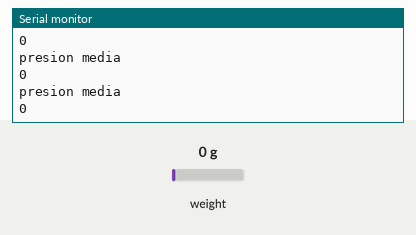
Recording of a sketch running on a simulated Arduino Uno, built with avr-gcc and run on an emulated ATmega328P. Shown: the last lines printed to the serial monitor. The inputs (shaded band) are chosen by the test bench; at power-on: weight on the scale 0 g.

Above: at 1.5 s.
1.6 s: weight on the scale set to 100 g
At 2.4 s:
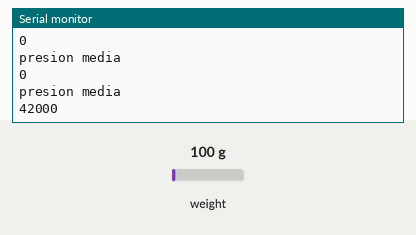
3.1 s: weight on the scale set to 1250 g
At 3.6 s:
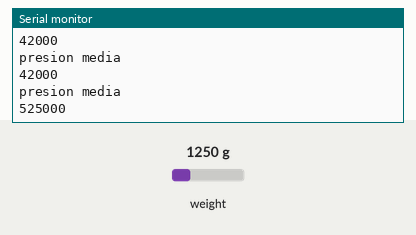
Timing chart, 0 to 6.1 s (numbered marks = the images above; inputs shaded):
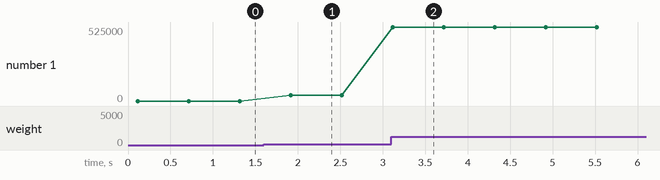

The sketch:

presion.ino
```cpp
//https://electronperdido.com/shop/sensores/presion/mps20n0040d-sensor-presion-0-40kpa/
#include <Q2HX711.h>
Q2HX711 MPS20N0040D(2, 18); // Pines conexión //Pin SCK: pin 3  (2,3)...Pin OUT: pin 2
// *** CONFIGURACIÓN ***
void setup() {
  Serial.begin(9600); // Inicia monitor serie a 9600bps
}
// *** CÓDIGO PRINCIPAL ***
void loop() {
  float valor = 0.0;
  valor = MPS20N0040D.read(); // Lectura valor del sensor

  if(valor <=17000000 && valor>13000000 ){
    Serial.println("presion baja");
  }else if(valor <=13000000 && valor>10000000){
    Serial.println("presion alta");
  }else if(valor <10000000 ){
    Serial.println("presion media");
  }

  Serial.println(valor,0);
  delay(500);
}
```

Measured:
- after the input at 1.6 s, the serial monitor: prints a new line after 0.32 s (image 1)
- after the input at 3.1 s, the serial monitor: prints a new line at once (image 2)
- plotted number 1: 0 → 42000 after the input at 1.6 s, 42000 → 525000 after the input at 3.1 s
